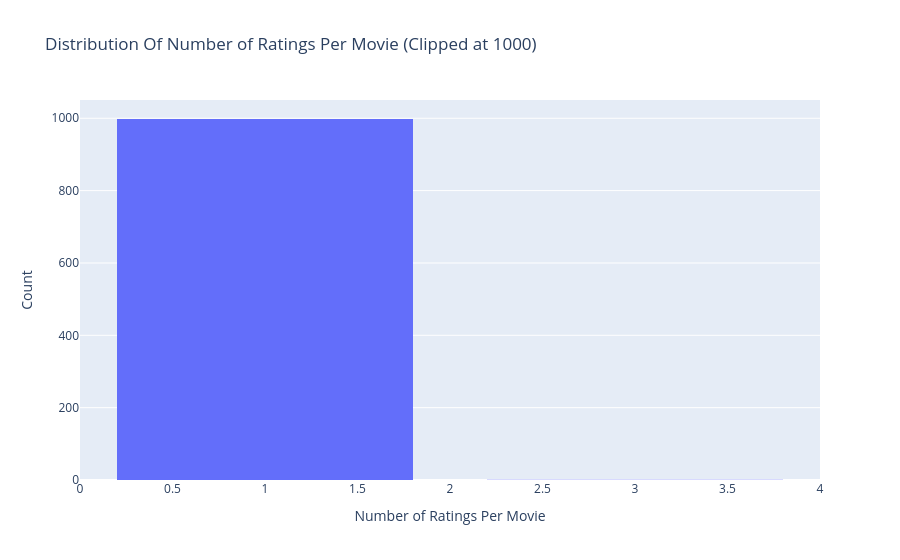

Source (notebook cell):
### Code cell
# Create layout
layout = go.Layout(title = 'Distribution Of Number of Ratings Per Movie (Clipped at 1000)',
                   xaxis = dict(title = 'Number of Ratings Per Movie'),
                   yaxis = dict(title = 'Count'),
                   bargap = 0.2)

# Create plot
fig = go.Figure(data=[trace], layout=layout)
iplot(fig)

### Figure 1 — Plotly figure (JSON) as saved in the notebook; plotly's stock layout.template omitted (floating-point values rounded to 4 significant figures; data arrays with more than 128 entries replaced by an {"elided": "..."} marker saying what was removed)
{"data": [{"name": "Ratings", "x": {"elided": "999 int values"}, "xbins": {"end": 1000, "size": 2, "start": 0}, "type": "histogram"}], "layout": {"bargap": 0.2, "title": {"text": "Distribution Of Number of Ratings Per Movie (Clipped at 1000)"}, "xaxis": {"title": {"text": "Number of Ratings Per Movie"}}, "yaxis": {"title": {"text": "Count"}}}}
